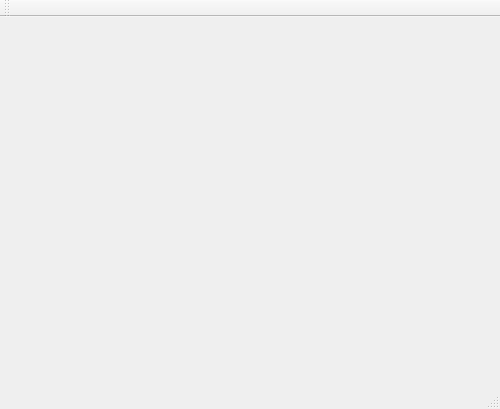
<?xml version="1.0" encoding="UTF-8"?>
<ui version="4.0">
 <class>MainWindow</class>
 <widget class="QMainWindow" name="MainWindow">
  <property name="geometry">
   <rect>
    <x>0</x>
    <y>0</y>
    <width>500</width>
    <height>409</height>
   </rect>
  </property>
  <property name="windowTitle">
   <string>MainWindow</string>
  </property>
  <widget class="QWidget" name="centralWidget"/>
  <widget class="QMenuBar" name="menuBar">
   <property name="geometry">
    <rect>
     <x>0</x>
     <y>0</y>
     <width>500</width>
     <height>25</height>
    </rect>
   </property>
  </widget>
  <widget class="QToolBar" name="mainToolBar">
   <attribute name="toolBarArea">
    <enum>TopToolBarArea</enum>
   </attribute>
   <attribute name="toolBarBreak">
    <bool>false</bool>
   </attribute>
  </widget>
  <widget class="QStatusBar" name="statusBar"/>
 </widget>
 <layoutdefault spacing="6" margin="11"/>
 <resources/>
 <connections/>
</ui>
